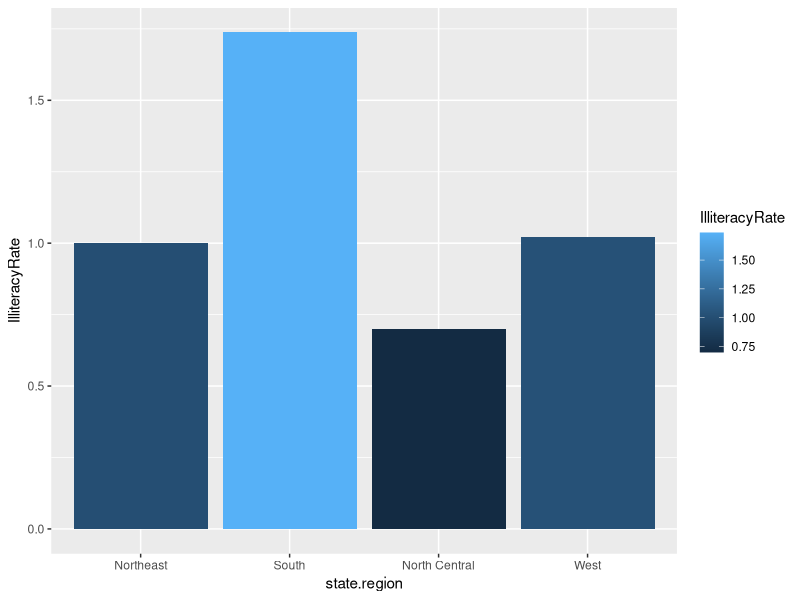
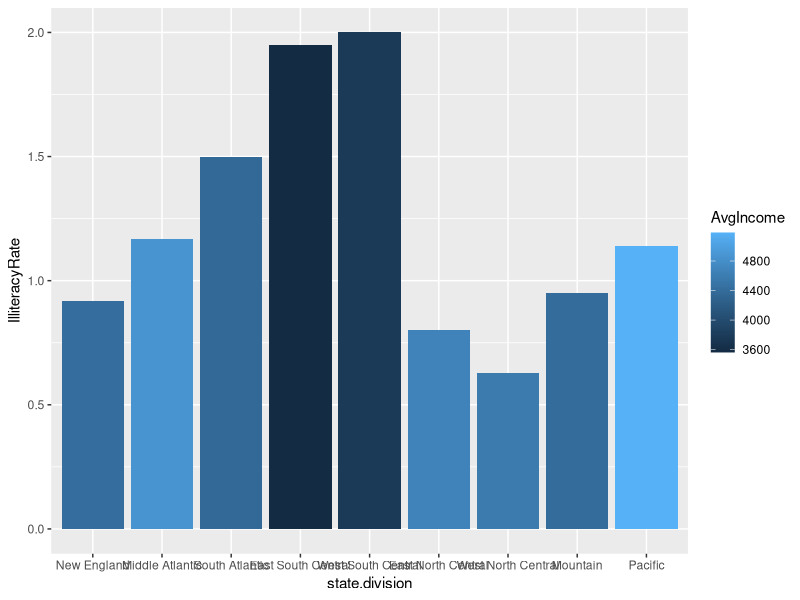
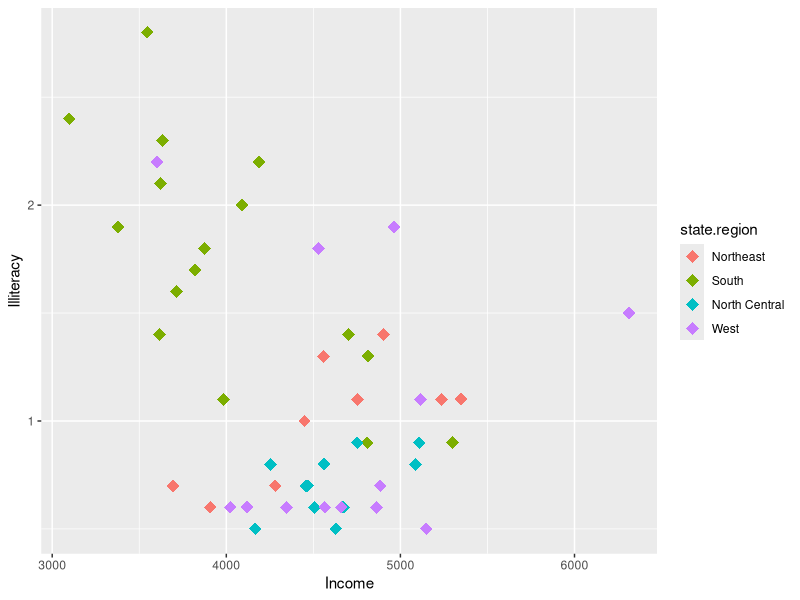

Recreate these plots in R, in order.
## ---- chunk 1
#| include: False
library(tidyverse)
## ---- chunk 2
library(tidyverse)
## ---- chunk 3
# Define the data.frame
People <-    c("Ulrich","Dom","Sophia","Neha","ExampleRA")
Positions <- c("PI", "GE", "GE",   "GE",  "RA") 
Sleep <-     c(4,6,8,7,8) #Sleep in hours
Years <- c(25,6,2,2,1)#Years in our lab
Count <- c(1:length(People))#should indicate row number

df <- data.frame(People, Positions, Sleep, Years, Count)

head(df)
## ---- chunk 4
df %>% 
  group_by(Positions)
## ---- chunk 5
df %>% 
  group_by(Positions) %>% 
  summarise(mean_sleep = mean(Sleep, na.rm = T)) #note: summarize and summarise are the same function, dif spelling 
## ---- chunk 6
#dataframe %>% 
 # some_function() %>% 
 # the_next_function()
## ---- chunk 7
df$Positions # Get a column "Position"
df[,c("People","Positions")]
cbind(df$People,df$Positions) # Get multiple columns ("People" and "Position")
## ---- chunk 8
df %>% 
  select(Positions) 

df %>% 
  select(People, Positions)
## ---- chunk 9

## ---- chunk 10
df$RowNum <- 1:nrow(df)
## ---- chunk 11
df$RowNum <- NULL
## ---- chunk 12
df <- df %>% mutate(RowNum = 1:nrow(.), Years_2026 = Years + 1)

df <- df %>% select(-RowNum)

## ---- chunk 13
df_only_GE <- df[Positions == "GE",]
## ---- chunk 14
df_only_GE <- df %>% 
  filter(Positions == "GE" | Sleep >= 6)
## ---- chunk 15
df %>% 
  select(-Count) %>% 
  mutate(sleep_ideal = Sleep + 2) %>% 
  filter(Positions == "RA")
## ---- chunk 16
df %>%
  group_by(Positions) %>% 
  summarize(meanSleep = mean(Sleep, na.rm = TRUE))

# Sum of Sleep time for different Positions (PI,GTF,RA)

df %>% group_by(Positions) %>% 
  summarize(sumSleep = sum(Sleep, na.rm = TRUE))
## ---- chunk 17

df %>% group_by(People) %>% 
  summarize(meanSleep = mean(Sleep, na.rm = TRUE)) # Since people is unique for every row, data will not be reduced at all!
## ---- chunk 18
#?ifelse()

df2 <- df%>% 
  mutate(PositionsR = ifelse(Positions == "RA", "RA", "PI&GE")) %>%
  group_by(PositionsR) %>% 
  summarize(meanSleep = mean(Sleep, na.rm = TRUE))
## ---- chunk 19
head(state.x77)
## ---- chunk 20
df2 <-cbind(state.x77, data.frame(state.division),data.frame(state.region))

a <-df2 %>%
  group_by(state.region) %>% 
  summarize(IlliteracyRate=mean(Illiteracy, na.rm=TRUE)) #someone walk us through what we're doing here
## ---- chunk 21
#| fig.show: "show"
aplot<- ggplot(a, aes(x=state.region, y=IlliteracyRate, fill=IlliteracyRate)) + #sidenote: why the plus? shouldnt it be %>% ?!
  geom_bar(position=position_dodge(), stat="identity")

aplot
## ---- chunk 22
#| fig.show: "show"
b <-df2 %>%
  group_by(state.division) %>%
  summarize(
    IlliteracyRate=mean(Illiteracy, na.rm=TRUE),
    AvgIncome=mean(Income, na.rm=TRUE)
    )

bplot<- ggplot(b, aes(x=state.division, y=IlliteracyRate, fill=AvgIncome))+
  geom_bar(position=position_dodge(), stat="identity")

bplot
## ---- chunk 23
#| fig.show: "show"
df2plot <- ggplot(df2, aes(x=Income, y=Illiteracy,color=state.region))+ 
  geom_point(stat="identity", size=4, shape=18)

df2plot
